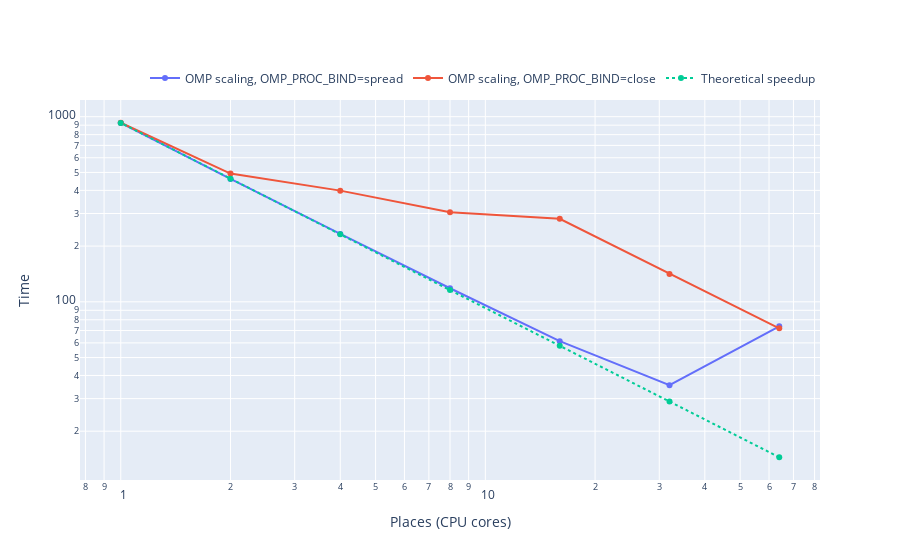

Notebook code for this chart:
### Code cell
fig = make_subplots()
fig.update_layout(
  legend=dict(
    orientation="h",
    yanchor="bottom",
    y=1.02,
    xanchor="right",
    x=1,
  ),
  xaxis_title="Places (CPU cores)",
  yaxis_title="Time"
)
fig.add_trace(go.Scatter(
  x=df["places"], 
  y=df["time"],
  mode='lines+markers', 
  name=f"OMP scaling, OMP_PROC_BIND=spread"
))
fig.add_trace(go.Scatter(
  x=df1["places"], 
  y=df1["time"],
  mode='lines+markers', 
  name=f"OMP scaling, OMP_PROC_BIND=close"
))
fig.add_trace(go.Scatter(
  x=df["places"], 
  y=df["places"].apply(lambda np: df["time"].iloc[-1] / np * df["places"].iloc[-1]),
  mode='lines+markers', 
  line=dict(
    dash='dot'
  ),
  name="Theoretical speedup"
))

fig.update_xaxes(type='log')
fig.update_yaxes(type='log')
fig

### Figure 1 — Plotly figure (JSON) as saved in the notebook; plotly's stock layout.template omitted (floating-point values rounded to 4 significant figures)
{"data": [{"mode": "lines+markers", "name": "OMP scaling, OMP_PROC_BIND=spread", "type": "scatter", "x": [64, 32, 16, 8, 4, 2, 1], "y": [73.71, 35.42, 61.32, 118.3, 232.6, 461.0, 925.7]}, {"mode": "lines+markers", "name": "OMP scaling, OMP_PROC_BIND=close", "type": "scatter", "x": [64, 32, 16, 8, 4, 2, 1], "y": [71.87, 141.5, 280.8, 304.4, 398.7, 492.8, 927.7]}, {"line": {"dash": "dot"}, "mode": "lines+markers", "name": "Theoretical speedup", "type": "scatter", "x": [64, 32, 16, 8, 4, 2, 1], "y": [14.46, 28.93, 57.85, 115.7, 231.4, 462.8, 925.7]}], "layout": {"legend": {"orientation": "h", "x": 1, "xanchor": "right", "y": 1.02, "yanchor": "bottom"}, "xaxis": {"anchor": "y", "domain": [0, 1], "title": {"text": "Places (CPU cores)"}, "type": "log"}, "yaxis": {"anchor": "x", "domain": [0, 1], "title": {"text": "Time"}, "type": "log"}}}
